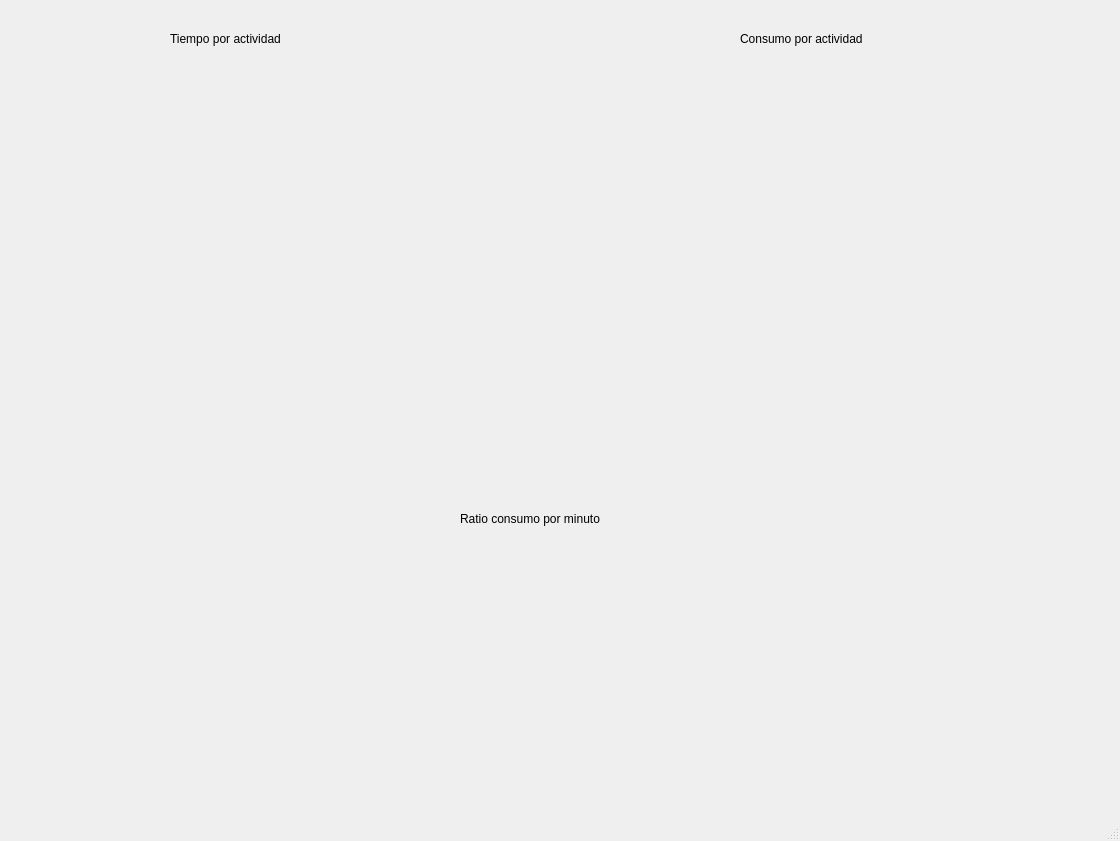
<?xml version="1.0" encoding="UTF-8"?>
<ui version="4.0">
 <class>MainWindow</class>
 <widget class="QMainWindow" name="MainWindow">
  <property name="geometry">
   <rect>
    <x>0</x>
    <y>0</y>
    <width>1120</width>
    <height>841</height>
   </rect>
  </property>
  <property name="windowTitle">
   <string>Estudio de calorías y actividades</string>
  </property>
  <widget class="QWidget" name="centralwidget">
   <widget class="QWidget" name="widget" native="true">
    <property name="geometry">
     <rect>
      <x>20</x>
      <y>60</y>
      <width>491</width>
      <height>411</height>
     </rect>
    </property>
    <layout class="QVBoxLayout" name="layout_pie_tiempos"/>
   </widget>
   <widget class="QWidget" name="widget_2" native="true">
    <property name="geometry">
     <rect>
      <x>580</x>
      <y>60</y>
      <width>491</width>
      <height>411</height>
     </rect>
    </property>
    <layout class="QVBoxLayout" name="layout_pie_consumos"/>
   </widget>
   <widget class="QLabel" name="label">
    <property name="geometry">
     <rect>
      <x>170</x>
      <y>30</y>
      <width>151</width>
      <height>17</height>
     </rect>
    </property>
    <property name="text">
     <string>Tiempo por actividad</string>
    </property>
   </widget>
   <widget class="QLabel" name="label_2">
    <property name="geometry">
     <rect>
      <x>740</x>
      <y>30</y>
      <width>161</width>
      <height>17</height>
     </rect>
    </property>
    <property name="text">
     <string>Consumo por actividad</string>
    </property>
   </widget>
   <widget class="QWidget" name="widget_3" native="true">
    <property name="geometry">
     <rect>
      <x>20</x>
      <y>540</y>
      <width>1051</width>
      <height>251</height>
     </rect>
    </property>
    <layout class="QVBoxLayout" name="layout_bar_ratio"/>
   </widget>
   <widget class="QLabel" name="label_3">
    <property name="geometry">
     <rect>
      <x>460</x>
      <y>510</y>
      <width>181</width>
      <height>17</height>
     </rect>
    </property>
    <property name="text">
     <string>Ratio consumo por minuto</string>
    </property>
   </widget>
  </widget>
  <widget class="QMenuBar" name="menubar">
   <property name="geometry">
    <rect>
     <x>0</x>
     <y>0</y>
     <width>1120</width>
     <height>25</height>
    </rect>
   </property>
  </widget>
  <widget class="QStatusBar" name="statusbar"/>
 </widget>
 <resources/>
 <connections/>
</ui>
